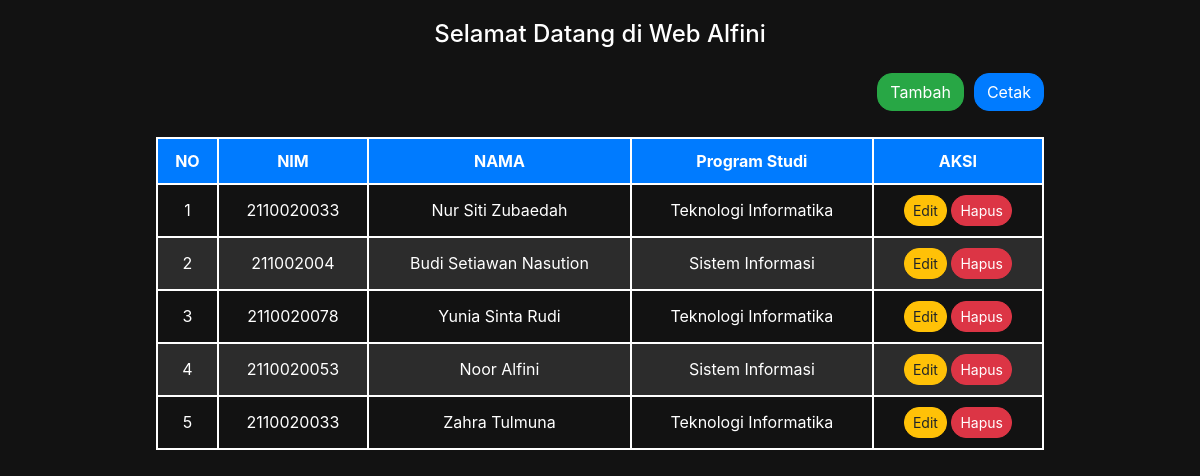
Screenshot of /index.php/mahasiswa with the database file from the repository.
### tables this page shows
CREATE TABLE `mahasiswa` (
  `id_mahasiswa` int NOT NULL,
  `NIM` varchar(15) NOT NULL,
  `nama_mhs` varchar(255) NOT NULL,
  `id_prodi` int DEFAULT NULL
);

CREATE TABLE `prodi` (
  `id_prodi` int NOT NULL,
  `kode_prodi` varchar(10) NOT NULL,
  `nama_prodi` varchar(255) NOT NULL
);

### application/controllers/Mahasiswa.php (called while the page is built, shortened)
<?php
class Mahasiswa extends CI_Controller
{
    public function __construct()
    {
        $this->load->model('Mahasiswa_model');
        $this->load->model('prodi_model');
    }
    public function index()
    {
        $data['mahasiswa'] = $this->Mahasiswa_model->lihatData();
        $this->load->view('mahasiswa_view', $data);
    }
}

### index.php (called while the page is built, shortened)
<?php
require_once BASEPATH.'core/CodeIgniter.php';

### application/models/Mahasiswa_model.php (called while the page is built, shortened)
<?php
class Mahasiswa_model extends CI_Model
{
    public function lihatData()
    {
        $this->db->select('mahasiswa.*, prodi.nama_prodi');
        $this->db->from('mahasiswa');
        $this->db->join('prodi', 'mahasiswa.id_prodi = prodi.id_prodi', 'left');
        $query = $this->db->get();
        return $query->result();
    }
}

### application/views/mahasiswa_view.php (the view, shortened to what this page needs)
<!DOCTYPE html>
<html lang="en">
<head>
    <link href="https://stackpath.bootstrapcdn.com/bootstrap/4.5.2/css/bootstrap.min.css" rel="stylesheet">
</head>
<body>
    <h1 class="glow">Selamat Datang di Web Alfini</h1>
    <div class="container mt-4">
        <div class="table-container">
            <div class="table-header">
                <a href="<?php echo site_url('mahasiswa/tambah') ?>" class="btn btn-success mb-3">Tambah</a>
                <a href="<?php echo site_url('mahasiswa/cetak') ?>" class="btn btn-primary mb-3" target="_blank">Cetak</a>
            </div>
            <table>
                <thead>
                    <tr>
                        <th>NO</th>
                        <th>NIM</th>
                        <th>NAMA</th>
                        <th>Program Studi</th>
                        <th>AKSI</th>
                    </tr>
                </thead>
                <tbody>
                    <?php
                    $no = 1;
                    foreach ($mahasiswa as $row) { ?>
                        <tr>
                            <td><?php echo $no++ ?></td>
                            <td><?php echo $row->NIM ?></td>
                            <td><?php echo $row->nama_mhs ?></td>
                            <td><?php echo $row->nama_prodi ?></td>
                            <td>
                                <a href="<?php echo site_url('mahasiswa/edit/' . $row->id_mahasiswa) ?>" class="btn btn-warning btn-sm">Edit</a>
                                <a href="<?php echo site_url('mahasiswa/hapus/' . $row->id_mahasiswa) ?>" class="btn btn-danger btn-sm">Hapus</a>
                            </td>
                        </tr>
                    <?php } ?>
                </tbody>
            </table>
        </div>
    </div>
</body>
</html>

### application/views/mahasiswa_view.php (style rules this page uses)
body { background-color: #121212; color: #ffffff; margin: 0; padding: 0; }
h1 { text-align: center; margin: 20px 0; color: #fff; }
.glow { font-size: 1.5em; color: #ffffff; text-align: center; -webkit-animation: glow 1s ease-in-out infinite alternate; -moz-animation: glow 1s ease-in-out infinite alternate; animation: glow 1s ease-in-out infinite alternate; }
.table-container { width: 80%; margin: 0 auto; margin-top: 20px; }
.table-header { display: flex; justify-content: flex-end; gap: 10px; margin-bottom: 10px; }
table { width: 100%; border-collapse: collapse; }
th, td { border: 2px solid #fff; padding: 10px; text-align: center; }
th { background-color: #007bff; color: #fff; }
tr:nth-child(even) { background-color: #2c2c2c; }
.btn { border-radius: 15px; transition: all 0.3s ease; }
.btn-primary { background-color: #007bff; border-color: #007bff; }
.btn-danger { background-color: #dc3545; border-color: #dc3545; }
.btn-warning { background-color: #ffc107; border-color: #ffc107; }

### rows the page displays
mahasiswa: NIM "2110020033", nama_mhs "Nur Siti Zubaedah", id_prodi.nama_prodi "Teknologi Informatika"
mahasiswa: NIM "211002004", nama_mhs "Budi Setiawan Nasution", id_prodi.nama_prodi "Sistem Informasi"
mahasiswa: NIM "2110020078", nama_mhs "Yunia Sinta Rudi", id_prodi.nama_prodi "Teknologi Informatika"
mahasiswa: NIM "2110020053", nama_mhs "Noor Alfini", id_prodi.nama_prodi "Sistem Informasi"
mahasiswa: NIM "2110020033", nama_mhs "Zahra Tulmuna", id_prodi.nama_prodi "Teknologi Informatika"
